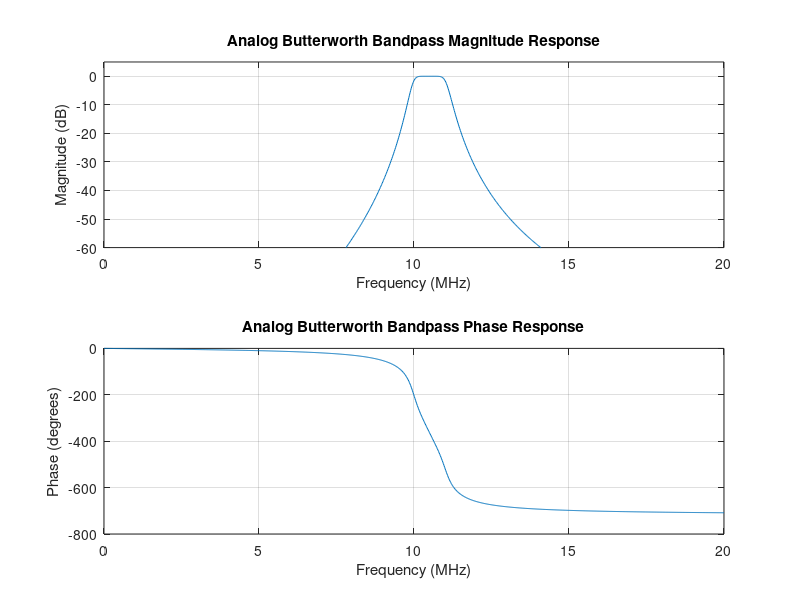
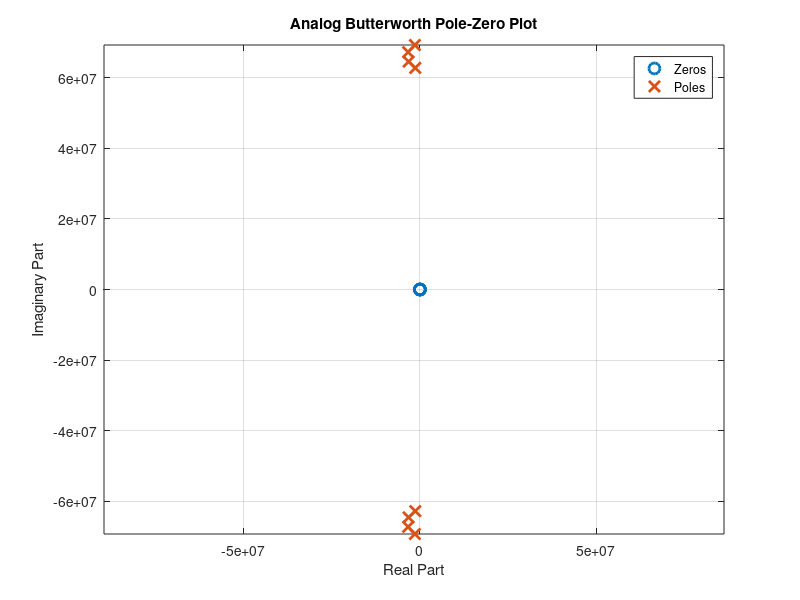

Recreate these plots in MATLAB, in order. (Note: this script raises an error after producing the figures.)
% SPDX-License-Identifier: GNU AGPL-3.0-or-later
% Copyright (C) 2025 Kenneth Chan <kenc0728@gmail.com>
% Kenneth Chan

% To meet specs, max gain should be 0dB, pband should be under 1.5 dB, and
% sband should be under -30 dB 

clc;
clear;
close all;
rng(388); 

% Parameters 
pband_min = 10e6;       % Passband minimum 
pband_max = 11e6;       % Passband maximum
sband_max = 9e6;        % Stopband maximum
sband_min = 12e6;       % Stopband minimum
pband_variation = 1.5;  % Passband ripple 
sband_atten = 30;       % Stopband attenuation 
Fs = 40e6;              % Sampling frequency 

% Convert to rad/s for analog
Wp = [2*pi*pband_min 2*pi*pband_max];
Ws = [2*pi*sband_max 2*pi*sband_min];

% Analog Butterworth TIME! 
[n, Wn] = buttord(Wp, Ws, pband_variation, sband_atten, 's');
[b, a] = butter(n, Wn, 'bandpass', 's');

% Frequency response (analog)
f = linspace(0, 20e6, 1024);
w = 2*pi*f;
H = freqs(b, a, w);

% Plot magnitude and phase
figure;
subplot(2,1,1);
plot(f/1e6, 20*log10(abs(H)));
grid on;
xlabel('Frequency (MHz)');
ylabel('Magnitude (dB)');
title('Analog Butterworth Bandpass Magnitude Response');
ylim([-60 5]);

subplot(2,1,2);
plot(f/1e6, unwrap(angle(H))*180/pi);
grid on;
xlabel('Frequency (MHz)');
ylabel('Phase (degrees)');
title('Analog Butterworth Bandpass Phase Response');

% Pole-zero plot for analog Butterworth
zeros_analog = roots(b);
poles_analog = roots(a);

figure;
plot(real(zeros_analog), imag(zeros_analog), 'o', 'MarkerSize', 8, 'LineWidth', 2);
hold on;
plot(real(poles_analog), imag(poles_analog), 'x', 'MarkerSize', 8, 'LineWidth', 2);
grid on;
xlabel('Real Part');
ylabel('Imaginary Part');
title(['Analog Butterworth Pole-Zero Plot']);
legend('Zeros', 'Poles', 'Location', 'best');
axis equal;

% Display filter order
disp(['Analog Butterworth Filter Order: ', num2str( 2 *n)]);

% Max gain
passband_indices = (w >= 2*pi*pband_min) & (w <= 2*pi*pband_max);
peak_passband_gain = max(abs(H(passband_indices)));
peak_passband_gain_dB = 20 * log10(peak_passband_gain); 
disp(['Peak passband gain in dB: ', num2str(peak_passband_gain_dB)]);


% Find stopband gains
H_9MHz  = interp1(f, H, 9e6, 'linear');
H_12MHz = interp1(f, H, 12e6, 'linear');
gain_9MHz  = abs(H_9MHz);
gain_9MHz_dB = 20 * log10(gain_9MHz);
gain_12MHz = abs(H_12MHz);
gain_12MHz_dB = 20 * log10(gain_12MHz);
% Find passband edge gains
H_10MHz = interp1(f, H, 10e6, 'linear');
H_11MHz = interp1(f, H, 11e6, 'linear');
gain_10MHz = abs(H_10MHz);
gain_10MHz_dB = 20 * log10(gain_10MHz);
gain_11MHz = abs(H_11MHz);
gain_11MHz_dB = 20 * log10(gain_11MHz);
% Display results
disp(['Gain at 9 MHz in dB:   ', num2str(gain_9MHz_dB)]);
disp(['Gain at 10 MHz in dB:  ', num2str(gain_10MHz_dB)]);
disp(['Gain at 11 MHz in dB:  ', num2str(gain_11MHz_dB)]);
disp(['Gain at 12 MHz in dB:  ', num2str(gain_12MHz_dB)]);
disp(['----------------------------------------']);
% Peak passband is very close to 0 dB, meets specs
% Passband gain at 10 and 11 MHz is below 1.5 dB, meets specs
% Magnitude of stopband gain at 12 Mhz and 9 MHz is below 30 dB (at 12 MHz, close enough), meets specs

% Analog Chebyshev Type I 
[n_cheby, Wn_cheby] = cheb1ord(Wp, Ws, pband_variation, sband_atten, 's');
[b_cheby, a_cheby] = cheby1(n_cheby, pband_variation, Wn_cheby, 'bandpass', 's');

% Frequency response (Chebyshev Type I)
H_cheby = freqs(b_cheby, a_cheby, w);

% Plot magnitude and phase for Chebyshev Type I
figure;
subplot(2,1,1);
plot(f/1e6, 20*log10(abs(H_cheby)));
grid on;
xlabel('Frequency (MHz)');
ylabel('Magnitude (dB)');
title('Analog Chebyshev Type I Bandpass Magnitude Response');
ylim([-60 5]);

subplot(2,1,2);
plot(f/1e6, unwrap(angle(H_cheby))*180/pi);
grid on;
xlabel('Frequency (MHz)');
ylabel('Phase (degrees)');
title('Analog Chebyshev Type I Bandpass Phase Response');

% Pole-zero plot for analog Chebyshev Type I
zeros_analog = roots(b_cheby);
poles_analog = roots(a_cheby);

figure;
plot(real(zeros_analog), imag(zeros_analog), 'o', 'MarkerSize', 8, 'LineWidth', 2);
hold on;
plot(real(poles_analog), imag(poles_analog), 'x', 'MarkerSize', 8, 'LineWidth', 2);
grid on;
xlabel('Real Part');
ylabel('Imaginary Part');
title(['Analog Chebyshev Type I Pole-Zero Plot - Order: ']);
legend('Zeros', 'Poles', 'Location', 'best');
axis equal;

% Display filter order
disp(['Analog Chebyshev Type I Filter Order: ', num2str(2 * n_cheby)]);

% Max gain
passband_indices = (w >= 2*pi*pband_min) & (w <= 2*pi*pband_max);
peak_passband_gain = max(abs(H_cheby(passband_indices)));
peak_passband_gain_dB = 20 * log10(peak_passband_gain); 
disp(['Peak passband gain in dB: ', num2str(peak_passband_gain_dB)]);

% Find stopband gains
H_9MHz  = interp1(f, H_cheby, 9e6, 'linear');
H_12MHz = interp1(f, H_cheby, 12e6, 'linear');
gain_9MHz  = abs(H_9MHz);
gain_9MHz_dB = 20 * log10(gain_9MHz);
gain_12MHz = abs(H_12MHz);
gain_12MHz_dB = 20 * log10(gain_12MHz);
% Find passband edge gains
H_10MHz = interp1(f, H_cheby, 10e6, 'linear');
H_11MHz = interp1(f, H_cheby, 11e6, 'linear');
gain_10MHz = abs(H_10MHz);
gain_10MHz_dB = 20 * log10(gain_10MHz);
gain_11MHz = abs(H_11MHz);
gain_11MHz_dB = 20 * log10(gain_11MHz);
% Display results
disp(['Gain at 9 MHz in dB:   ', num2str(gain_9MHz_dB)]);
disp(['Gain at 10 MHz in dB:  ', num2str(gain_10MHz_dB)]);
disp(['Gain at 11 MHz in dB:  ', num2str(gain_11MHz_dB)]);
disp(['Gain at 12 MHz in dB:  ', num2str(gain_12MHz_dB)]);
disp(['----------------------------------------']);
% Peak passband is very close to 0 dB, meets specs
% Passband gain at 10 and 11 MHz is below 1.5 dB (close enough, right?), meets specs
% Magnitude of stopband gain at 12 Mhz and 9 MHz is below 30 dB, meets specs

% Analog Cheb type II 
[n_cheby2, Wn_cheby2] = cheb2ord(Wp, Ws, pband_variation, sband_atten, 's');
[b_cheby2, a_cheby2] = cheby2(n_cheby2, sband_atten, Wn_cheby2, 'bandpass', 's');

% Frequency response (Chebyshev Type II)
H_cheby2 = freqs(b_cheby2, a_cheby2, w);

% Plot magnitude and phase for Chebyshev Type II
figure;
subplot(2,1,1);
plot(f/1e6, 20*log10(abs(H_cheby2)));
grid on;
xlabel('Frequency (MHz)');
ylabel('Magnitude (dB)');
title('Analog Chebyshev Type II Bandpass Magnitude Response');
ylim([-60 5]);

subplot(2,1,2);
plot(f/1e6, unwrap(angle(H_cheby2))*180/pi);
grid on;
xlabel('Frequency (MHz)');
ylabel('Phase (degrees)');
title('Analog Chebyshev Type II Bandpass Phase Response');

% Pole-zero plot for analog Chebyshev Type II
zeros_analog = roots(b_cheby2);
poles_analog = roots(a_cheby2);

figure;
plot(real(zeros_analog), imag(zeros_analog), 'o', 'MarkerSize', 8, 'LineWidth', 2);
hold on;
plot(real(poles_analog), imag(poles_analog), 'x', 'MarkerSize', 8, 'LineWidth', 2);
grid on;
xlabel('Real Part');
ylabel('Imaginary Part');
title(['Analog Chebyshev Type II Pole-Zero Plot - Order: ', num2str(n_cheby2)]);
legend('Zeros', 'Poles', 'Location', 'best');
axis equal;

disp(['Analog Chebyshev Type II Filter Order: ', num2str(2 * n_cheby2)]);

% Max gain
passband_indices = (w >= 2*pi*pband_min) & (w <= 2*pi*pband_max);
peak_passband_gain = max(abs(H_cheby2(passband_indices)));
peak_passband_gain_dB = 20 * log10(peak_passband_gain); 
disp(['Peak passband gain in dB: ', num2str(peak_passband_gain_dB)]);

% Find stopband gains
H_9MHz  = interp1(f, H_cheby2, 9e6, 'linear');
H_12MHz = interp1(f, H_cheby2, 12e6, 'linear');
gain_9MHz  = abs(H_9MHz);
gain_9MHz_dB = 20 * log10(gain_9MHz);
gain_12MHz = abs(H_12MHz);
gain_12MHz_dB = 20 * log10(gain_12MHz);
% Find passband edge gains
H_10MHz = interp1(f, H_cheby2, 10e6, 'linear');
H_11MHz = interp1(f, H_cheby2, 11e6, 'linear');
gain_10MHz = abs(H_10MHz);
gain_10MHz_dB = 20 * log10(gain_10MHz);
gain_11MHz = abs(H_11MHz);
gain_11MHz_dB = 20 * log10(gain_11MHz);
% Display results
disp(['Gain at 9 MHz in dB:   ', num2str(gain_9MHz_dB)]);
disp(['Gain at 10 MHz in dB:  ', num2str(gain_10MHz_dB)]);
disp(['Gain at 11 MHz in dB:  ', num2str(gain_11MHz_dB)]);
disp(['Gain at 12 MHz in dB:  ', num2str(gain_12MHz_dB)]);
disp(['----------------------------------------']);
% Peak passband is very close to 0 dB, meets specs
% Passband gain at 10 and 11 MHz is below 1.5 dB (close enough, right?), meets specs
% Magnitude of stopband gain at 9 MHz is below 30 dB, at 12 MHz it meets specs, as it is
% below 30 dB, but it is quite large and a slight overdesign (-52dB is a
% lot larger attenuation than needed)

% Analog Elliptic 
[n_elliptic, Wn_elliptic] = ellipord(Wp, Ws, pband_variation, sband_atten, 's'); % order and cutoff freq
[b_elliptic, a_elliptic] = ellip(n_elliptic, pband_variation, sband_atten, Wn_elliptic, 'bandpass', 's');

% Frequency response (Elliptic)
H_elliptic = freqs(b_elliptic, a_elliptic, w);
% Plot magnitude and phase for Elliptic
figure;
subplot(2,1,1);
plot(f/1e6, 20*log10(abs(H_elliptic)));
grid on;
xlabel('Frequency (MHz)');
ylabel('Magnitude (dB)');
title('Analog Elliptic Bandpass Magnitude Response');
ylim([-60 5]);
subplot(2,1,2);
plot(f/1e6, unwrap(angle(H_elliptic))*180/pi);
grid on;
xlabel('Frequency (MHz)');
ylabel('Phase (degrees)');
title('Analog Elliptic Bandpass Phase Response');

% Pole-zero plot for analog Elliptic
zeros_analog = roots(b_elliptic);
poles_analog = roots(a_elliptic);

figure;
plot(real(zeros_analog), imag(zeros_analog), 'o', 'MarkerSize', 8, 'LineWidth', 2);
hold on;
plot(real(poles_analog), imag(poles_analog), 'x', 'MarkerSize', 8, 'LineWidth', 2);
grid on;
xlabel('Real Part');
ylabel('Imaginary Part');
title(['Analog Elliptic Pole-Zero Plot - Order: ', num2str(n_elliptic)]);
legend('Zeros', 'Poles', 'Location', 'best');
axis equal;

disp(['Analog Elliptic Filter Order: ', num2str(2 * n_elliptic)]);

% Max gain
passband_indices = (w >= 2*pi*pband_min) & (w <= 2*pi*pband_max);
peak_passband_gain = max(abs(H_elliptic(passband_indices)));
peak_passband_gain_dB = 20 * log10(peak_passband_gain); 
disp(['Peak passband gain in dB: ', num2str(peak_passband_gain_dB)]);

% Find stopband gains
H_9MHz  = interp1(f, H_elliptic, 9e6, 'linear');
H_12MHz = interp1(f, H_elliptic, 12e6, 'linear');
gain_9MHz  = abs(H_9MHz);
gain_9MHz_dB = 20 * log10(gain_9MHz);
gain_12MHz = abs(H_12MHz);
gain_12MHz_dB = 20 * log10(gain_12MHz);
% Find passband edge gains
H_10MHz = interp1(f, H_elliptic, 10e6, 'linear');
H_11MHz = interp1(f, H_elliptic, 11e6, 'linear');
gain_10MHz = abs(H_10MHz);
gain_10MHz_dB = 20 * log10(gain_10MHz);
gain_11MHz = abs(H_11MHz);
gain_11MHz_dB = 20 * log10(gain_11MHz);
% Display results
disp(['Gain at 9 MHz in dB:   ', num2str(gain_9MHz_dB)]);
disp(['Gain at 10 MHz in dB:  ', num2str(gain_10MHz_dB)]);
disp(['Gain at 11 MHz in dB:  ', num2str(gain_11MHz_dB)]);
disp(['Gain at 12 MHz in dB:  ', num2str(gain_12MHz_dB)]);
disp(['----------------------------------------']);
% Peak passband is very close to 0 dB, meets specs
% Passband gain at 10 and 11 MHz is below 1.5 dB (close enough), meets specs
% Magnitude of stopband gain at 12 Mhz and 9 MHz is below 30 dB, meets specs

% Digital Buttersworth! 
Wp_d = [pband_min pband_max] / (Fs/2);   % normalized passband (digital)
Ws_d = [sband_max sband_min] / (Fs/2);   % normalized stopband (digital)

% Butterworth digital
[n_dig_butter, Wn_dig_butter] = buttord(Wp_d, Ws_d, pband_variation, sband_atten);
[b_dig_butter, a_dig_butter] = butter(n_dig_butter, Wn_dig_butter, 'bandpass');

% Frequency response
[H_dig_butter, f_dig] = freqz(b_dig_butter, a_dig_butter, 1024, Fs);

% Plot magnitude and phase for digital Butterworth
figure;
subplot(2,1,1);
plot(f_dig/1e6, 20*log10(abs(H_dig_butter)));
grid on;
xlabel('Frequency (MHz)');
ylabel('Magnitude (dB)');
title('Digital Butterworth Bandpass Magnitude Response');
ylim([-60 5]);

order_dig_butter = length(a_dig_butter) - 1;
disp(['Butterworth digital filter order: ', num2str(order_dig_butter)]);

% Pole-zero plot for digital Butterworth
figure;
zplane(b_dig_butter, a_dig_butter);
title(['Digital Butterworth Pole-Zero Plot - Order: ']);

% Max gain
passband_indices = (w >= 2*pi*pband_min) & (w <= 2*pi*pband_max);
peak_passband_gain = max(abs(H_dig_butter(passband_indices)));
peak_passband_gain_dB = 20 * log10(peak_passband_gain); 
disp(['Peak passband gain in dB: ', num2str(peak_passband_gain_dB)]);

% Find stopband gains
H_9MHz  = interp1(f, H_dig_butter, 9e6, 'linear');
H_12MHz = interp1(f, H_dig_butter, 12e6, 'linear');
gain_9MHz  = abs(H_9MHz);
gain_9MHz_dB = 20 * log10(gain_9MHz);
gain_12MHz = abs(H_12MHz);
gain_12MHz_dB = 20 * log10(gain_12MHz);
% Find passband edge gains
H_10MHz = interp1(f, H_dig_butter, 10e6, 'linear');
H_11MHz = interp1(f, H_dig_butter, 11e6, 'linear');
gain_10MHz = abs(H_10MHz);
gain_10MHz_dB = 20 * log10(gain_10MHz);
gain_11MHz = abs(H_11MHz);
gain_11MHz_dB = 20 * log10(gain_11MHz);
% Display results
disp(['Gain at 9 MHz in dB:   ', num2str(gain_9MHz_dB)]);
disp(['Gain at 10 MHz in dB:  ', num2str(gain_10MHz_dB)]);
disp(['Gain at 11 MHz in dB:  ', num2str(gain_11MHz_dB)]);
disp(['Gain at 12 MHz in dB:  ', num2str(gain_12MHz_dB)]);
disp(['----------------------------------------']);
% Peak passband is very close to 0 dB, meets specs
% Passband gain at 10 MHz and 11 MHz is below 1.5 dB (close enough, right?), meets specs
% Magnitude of stopband gain at 12 Mhz and 9 MHz is below 30 dB, meets specs


% Digital Cheb I 
[n_cheby_dig, Wn_cheby_dig] = cheb1ord(Wp_d, Ws_d, pband_variation, sband_atten);
[b_cheby_dig, a_cheby_dig] = cheby1(n_cheby_dig, pband_variation, Wn_cheby_dig, 'bandpass');

% Freq response 
[H_cheby_dig, f_cheby_dig] = freqz(b_cheby_dig, a_cheby_dig, 1024, Fs);

% Plotting time! 
figure;
subplot(2,1,1);
plot(f_cheby_dig/1e6, 20*log10(abs(H_cheby_dig)));
grid on;
xlabel('Frequency (MHz)');
ylabel('Magnitude (dB)');
title('Digital Chebyshev Type I Bandpass Magnitude Response');
ylim([-60 5]);

% Pole-zero plot for digital Chebyshev Type I
figure;
zplane(b_cheby_dig, a_cheby_dig);
title(['Digital Chebyshev Type I Pole-Zero Plot']);

% Get actual Chebyshev Type I filter order
order_cheby_dig = length(a_cheby_dig) - 1;
disp(['Chebyshev Type I digital filter order: ', num2str(order_cheby_dig)]);
% Max gain
passband_indices = (w >= 2*pi*pband_min) & (w <= 2*pi*pband_max);
peak_passband_gain = max(abs(H_cheby_dig(passband_indices)));
peak_passband_gain_dB = 20 * log10(peak_passband_gain); 
disp(['Peak passband gain in dB: ', num2str(peak_passband_gain_dB)]);

% Find stopband gains
H_9MHz  = interp1(f, H_cheby_dig, 9e6, 'linear');
H_12MHz = interp1(f, H_cheby_dig, 12e6, 'linear');
gain_9MHz  = abs(H_9MHz);
gain_9MHz_dB = 20 * log10(gain_9MHz);
gain_12MHz = abs(H_12MHz);
gain_12MHz_dB = 20 * log10(gain_12MHz);
% Find passband edge gains
H_10MHz = interp1(f, H_cheby_dig, 10e6, 'linear');
H_11MHz = interp1(f, H_cheby_dig, 11e6, 'linear');
gain_10MHz = abs(H_10MHz);
gain_10MHz_dB = 20 * log10(gain_10MHz);
gain_11MHz = abs(H_11MHz);
gain_11MHz_dB = 20 * log10(gain_11MHz);
% Display results
disp(['Gain at 9 MHz in dB:   ', num2str(gain_9MHz_dB)]);
disp(['Gain at 10 MHz in dB:  ', num2str(gain_10MHz_dB)]);
disp(['Gain at 11 MHz in dB:  ', num2str(gain_11MHz_dB)]);
disp(['Gain at 12 MHz in dB:  ', num2str(gain_12MHz_dB)]);
disp(['----------------------------------------']);
% Peak passband is very close to 0 dB, meets specs
% Passband gain at 10 MHz (a little above 1.5 dB, so it fails the ripple requirement) and 11 MHz does meet specs since
% it is below 1.5 dB
% Magnitude of stopband gain at 12 Mhz and 9 MHz is below 30 dB, meets specs

% Digital Cheb II 
[n_cheby_dig_II, Wn_cheby_dig_II] = cheb2ord(Wp_d, Ws_d, pband_variation, sband_atten);
[b_cheby_dig_II, a_cheby_dig_II] = cheby2(n_cheby_dig_II, sband_atten, Wn_cheby_dig_II, 'bandpass');

% Freq response
[H_cheby_dig_II, f_cheby_dig_II] = freqz(b_cheby_dig_II, a_cheby_dig_II, 1024, Fs);

% Plotting time! 
figure; 
subplot(2,1,1); 
plot(f_cheby_dig_II/1e6, 20 *log10(abs(H_cheby_dig_II)));
grid on; 
xlabel('Frequency (MHz)'); 
ylabel('Magnitude (dB)');
title('Digital Chebyshev Type II Bandpass Magnitude Response');
ylim([-60 5]); 

% Pole-zero plot for digital Chebyshev Type II
figure;
zplane(b_cheby_dig_II, a_cheby_dig_II);
title(['Digital Chebyshev Type II Pole-Zero Plot']);

order_cheby_dig_II = length(a_cheby_dig_II) - 1;
disp(['Chebyshev Type II digital filter order: ', num2str(order_cheby_dig_II)]);

% Max gain
passband_indices = (w >= 2*pi*pband_min) & (w <= 2*pi*pband_max);
peak_passband_gain = max(abs(H_cheby_dig_II(passband_indices)));
peak_passband_gain_dB = 20 * log10(peak_passband_gain); 
disp(['Peak passband gain in dB: ', num2str(peak_passband_gain_dB)]);

% Find stopband gains
H_9MHz  = interp1(f, H_cheby_dig_II, 9e6, 'linear');
H_12MHz = interp1(f, H_cheby_dig_II, 12e6, 'linear');
gain_9MHz  = abs(H_9MHz);
gain_9MHz_dB = 20 * log10(gain_9MHz);
gain_12MHz = abs(H_12MHz);
gain_12MHz_dB = 20 * log10(gain_12MHz);
% Find passband edge gains
H_10MHz = interp1(f, H_cheby_dig_II, 10e6, 'linear');
H_11MHz = interp1(f, H_cheby_dig_II, 11e6, 'linear');
gain_10MHz = abs(H_10MHz);
gain_10MHz_dB = 20 * log10(gain_10MHz);
gain_11MHz = abs(H_11MHz);
gain_11MHz_dB = 20 * log10(gain_11MHz);
% Display results
disp(['Gain at 9 MHz in dB:   ', num2str(gain_9MHz_dB)]);
disp(['Gain at 10 MHz in dB:  ', num2str(gain_10MHz_dB)]);
disp(['Gain at 11 MHz in dB:  ', num2str(gain_11MHz_dB)]);
disp(['Gain at 12 MHz in dB:  ', num2str(gain_12MHz_dB)]);
disp(['----------------------------------------']);
% Peak passband is very close to 0 dB, meets specs
% Passband gain at 10 and 11 MHz is below 1.5 dB, meets specs
% Magnitude of stopband gain at 12 Mhz and 9 MHz is below 30 dB, meets specs


% Digital Elliptic 
[n_elliptic_dig, Wn_elliptic_dig] = ellipord(Wp_d, Ws_d, pband_variation, sband_atten); 
[b_elliptic_dig, a_elliptic_dig] = ellip(n_elliptic_dig, pband_variation, sband_atten, Wn_elliptic_dig, 'bandpass');

[H_elliptic_dig, f_elliptic_dig] = freqz(b_elliptic_dig, a_elliptic_dig, 1024, Fs);

% Plot magnitude and phase for digital elliptic
figure;
subplot(2,1,1);
plot(f_elliptic_dig/1e6, 20*log10(abs(H_elliptic_dig)));
grid on;
xlabel('Frequency (MHz)');
ylabel('Magnitude (dB)');
title('Digital Elliptic Bandpass Magnitude Response');
ylim([-60 5]);

% Pole-zero plot for digital Elliptic
figure;
zplane(b_elliptic_dig, a_elliptic_dig);
title(['Digital Elliptic Pole-Zero Plot']);

order_elliptic_dig = length(a_elliptic_dig) - 1;
disp(['Elliptic digital filter order: ', num2str(order_elliptic_dig)]);

% Max gain
passband_indices = (w >= 2*pi*pband_min) & (w <= 2*pi*pband_max);
peak_passband_gain = max(abs(H_elliptic_dig(passband_indices)));
peak_passband_gain_dB = 20 * log10(peak_passband_gain); 
disp(['Peak passband gain in dB: ', num2str(peak_passband_gain_dB)]);

% Find stopband gains
H_9MHz  = interp1(f, H_elliptic_dig, 9e6, 'linear');
H_12MHz = interp1(f, H_elliptic_dig, 12e6, 'linear');
gain_9MHz  = abs(H_9MHz);
gain_9MHz_dB = 20 * log10(gain_9MHz);
gain_12MHz = abs(H_12MHz);
gain_12MHz_dB = 20 * log10(gain_12MHz);
% Find passband edge gains
H_10MHz = interp1(f, H_elliptic_dig, 10e6, 'linear');
H_11MHz = interp1(f, H_elliptic_dig, 11e6, 'linear');
gain_10MHz = abs(H_10MHz);
gain_10MHz_dB = 20 * log10(gain_10MHz);
gain_11MHz = abs(H_11MHz);
gain_11MHz_dB = 20 * log10(gain_11MHz);
% Display results
disp(['Gain at 9 MHz in dB:   ', num2str(gain_9MHz_dB)]);
disp(['Gain at 10 MHz in dB:  ', num2str(gain_10MHz_dB)]);
disp(['Gain at 11 MHz in dB:  ', num2str(gain_11MHz_dB)]);
disp(['Gain at 12 MHz in dB:  ', num2str(gain_12MHz_dB)]);
% Peak passband is very close to 0 dB, meets specs
% Passband gain at 10 MHz (a little above 1.5 dB) fails the ripple
% requirement but 11 MHz meets specs since it is below 1.5 dB 
% Magnitude of stopband gain at 12 Mhz and 9 MHz is below 30 dB, meets specs


%% Question 2
% Kaiser Window FIR Filter

% Define frequency and amplitude specs
frequencies = [sband_max pband_min pband_max sband_min];
amplitudes = [0 1 0];
dev = [10^(-sband_atten/20), (10^(pband_variation/20)-1)/(10^(pband_variation/20)+1), 10^(-sband_atten/20)];

% Estimate Kaiser order and parameters
[N_kaiser, Wn_kaiser, beta, ftype] = kaiserord(frequencies, amplitudes, dev, Fs);
N_kaiser = N_kaiser + rem(N_kaiser, 2); % Make order even

% Design FIR using Kaiser window
bandpass_kaiser = fir1(N_kaiser, Wn_kaiser/(Fs/2), 'bandpass', kaiser(N_kaiser+1, beta));

% Frequency response
[Hk, fk] = freqz(bandpass_kaiser, 1, 2048, Fs);
magnitude_Kaiser = 20*log10(abs(Hk));
phase_Kaiser = unwrap(angle(Hk))*180/pi;
freq_Kaiser = fk/1e6;

% Plot magnitude and phase
figure;
subplot(2,1,1);
plot(freq_Kaiser, magnitude_Kaiser);
title('Kaiser Window FIR Bandpass');
xlabel('Frequency (MHz)');
ylabel('Magnitude (dB)');
grid on;
ylim([-60 5]);
xlim([0 20]);

subplot(2,1,2);
plot(freq_Kaiser, phase_Kaiser);
xlabel('Frequency (MHz)');
ylabel('Phase (degrees)');
grid on;
xlim([0 20]);

% Plot coefficients
figure;
stem(bandpass_kaiser);
title('Kaiser FIR Coefficients');
xlabel('Coefficient Index');
ylabel('Amplitude');
grid on;

% Pole-zero plot
figure;
zplane(bandpass_kaiser, 1);
title('Kaiser FIR Pole-Zero Plot');


% Equiripple (Parks–McClellan) FIR Filter
% Normalized frequency edges
f_normalized = [sband_max pband_min pband_max sband_min] / (Fs/2);

% Estimate order and weights
[N_pm, fo, ao, w] = firpmord(f_normalized, [0 1 0], dev);

% Design FIR using Parks–McClellan algorithm
bandpass_pm = firpm(N_pm, fo, ao, w);

% Frequency response
[Hpm, fpm] = freqz(bandpass_pm, 1, 2048, Fs);
magnitude_PM = 20*log10(abs(Hpm));
phasePM = unwrap(angle(Hpm))*180/pi;
freq_PM = fpm/1e6;

% Plot magnitude and phase
figure;
subplot(2,1,1);
plot(freq_PM, magnitude_PM);
title('Equiripple (Parks–McClellan) FIR Bandpass');
xlabel('Frequency (MHz)');
ylabel('Magnitude (dB)');
grid on;
ylim([-60 5]);
xlim([0 20]);

subplot(2,1,2);
plot(freq_PM, phasePM);
xlabel('Frequency (MHz)');
ylabel('Phase (degrees)');
grid on;
xlim([0 20]);

% Plot coefficients
figure;
stem(bandpass_pm);
title('Equiripple FIR Coefficients');
xlabel('Coefficient Index');
ylabel('Amplitude');
grid on;

% Pole-zero plot
figure;
zplane(bandpass_pm, 1);
title('Equiripple FIR Pole-Zero Plot');


% (a) Filter lengths
L_kaiser = length(bandpass_kaiser);
L_pm     = length(bandpass_pm);

fprintf('Kaiser: order N = %d, length = %d\n', N_kaiser, L_kaiser);
fprintf('Parks-McClellan: order N = %d, length = %d\n', N_pm, L_pm);

% (b) Weights vs tolerances (linear)
stop_tol = dev(1);   % linear tolerance for stop (same for both stops)
pass_tol = dev(2);   % linear passband tolerance
fprintf('\nLinear tolerances: stop = %.3e, pass = %.3e\n', stop_tol, pass_tol);

% Interpret firpm weights 'w' returned earlier: w corresponds to bands [stop pass stop]
if exist('w','var')
    w_stop1 = w(1);
    w_pass  = w(2);
    w_stop2 = w(3);
    % average stop weight (if symmetric)
    w_stop_avg = mean([w_stop1, w_stop2]);
    fprintf('firpm weights: stop1 = %.3f, pass = %.3f, stop2 = %.3f, stop_avg = %.3f\n', w_stop1, w_pass, w_stop2, w_stop_avg);

    % expected weight ratio from theory: w_pass/w_stop ≈ delta_stop/delta_pass
    expected_ratio = stop_tol / pass_tol;
    actual_ratio   = w_pass / w_stop_avg;
    fprintf('Expected weight ratio (delta_stop/delta_pass) = %.3f\n', expected_ratio);
    fprintf('Actual weight ratio (w_pass / w_stop_avg) = %.3f\n', actual_ratio);
    fprintf('(They should be approximately equal since weights ~ 1/delta.)\n\n');
else
    warning('firpm weights ''w'' not present in workspace.');
end

% Convenience: function to test a given freq response
check_response = @(H, f, label) deal(20*log10(abs(H)), f);

% Convert freq arrays back to Hz for comparisons
fk_Hz  = fk;      
fpm_Hz = fpm;     

%Max gain
pmin = pband_min; 
pmax = pband_max;  

% Kaiser
pass_idx_k = (fk_Hz >= pmin) & (fk_Hz <= pmax);
max_k = max(magnitude_Kaiser(pass_idx_k));
min_k = min(magnitude_Kaiser(pass_idx_k));
delta_k = max_k - min_k;
fprintf('Kaiser passband max = %.3f dB, min = %.3f dB, diff = %.3f dB\n', max_k, min_k, delta_k);

% Parks-McClellan
pass_idx_pm = (fpm_Hz >= pmin) & (fpm_Hz <= pmax);
max_pm = max(magnitude_PM(pass_idx_pm));
min_pm = min(magnitude_PM(pass_idx_pm));
delta_pm = max_pm - min_pm;
fprintf('Parks-McClellan passband max = %.3f dB, min = %.3f dB, diff = %.3f dB\n', max_pm, min_pm, delta_pm);

% Check passband ripple requirement (compare to 1.5 dB target)
fprintf('(Target passband ripple difference = 1.5 dB). Kaiser diff = %.3f, PM diff = %.3f\n\n', delta_k, delta_pm);
